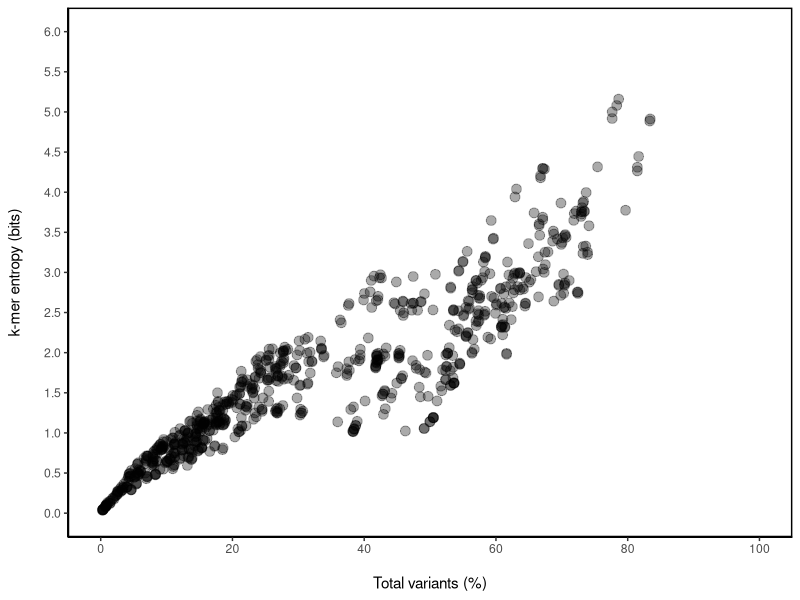
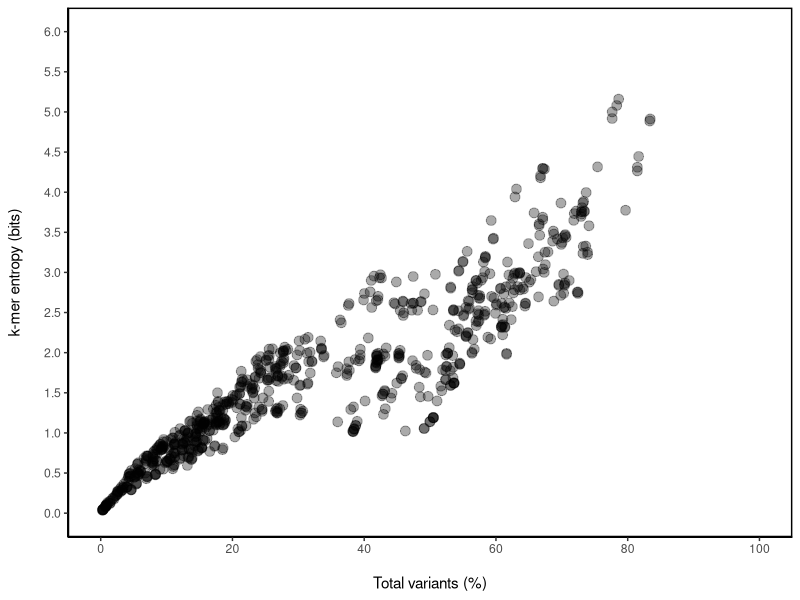

Reproduce these figures in R, in order.
#Correlation plot
#load package
library(ggplot2)

#read in data
data<-read.csv("../www/DiMA_HCV.csv")

#load thed data into a dataframe
df <- data.frame(data) 

#plot the scatter plot with density
plot2<-ggplot(df)+geom_point(mapping = aes(x=totalVariants.incidence,y=entropy),alpha=1/3,size=3)+
  labs(y = "k-mer entropy (bits)\n",x= "\nTotal variants (%)")+
  scale_x_continuous(limits = c(0, 100), breaks = seq(0, 100, 20))+
  scale_y_continuous(limits = c(0, ceiling(max(df$entropy))), breaks = seq(0, ceiling(max(df$entropy)), 0.5))+
  theme_classic()+
  theme(
    panel.border = element_rect(colour = "#000000", fill=NA, size=1)
  )
#NOTE: modify this line of code below to determine number of host
host<-1

if (host == 1){ #single host
  #plot the scatter plot with density
  plot2
}else{ #multiple host
  plot2+facet_grid(rows = vars(df$host),space = "free",switch = "x")
}
#save the image with 600dpi, modify based on need
ggsave(filename="plot-Correlation-Plot.jpg",width = 5.5, height = 5.5, unit="in",device='jpg', dpi=600)
